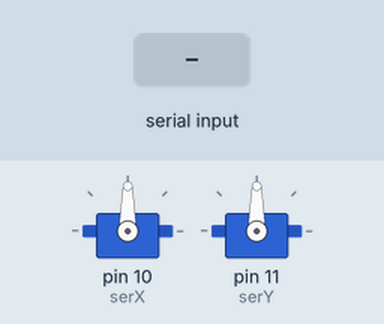
Bench run of a sketch on a simulated Arduino Uno, built with avr-gcc and run on an emulated ATmega328P. Parts: 2 × servo. The test bench sets the inputs (shaded band).

Above: at 1.2 s.
1.3 s: "90,45\n" received over Serial
At 2.3 s:
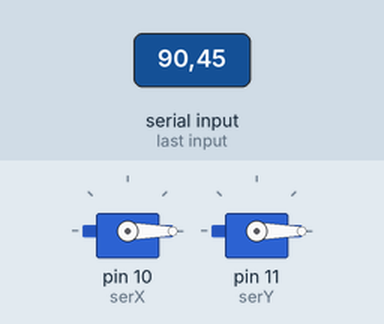
2.8 s: "30,150\n" received over Serial
At 3.4 s:
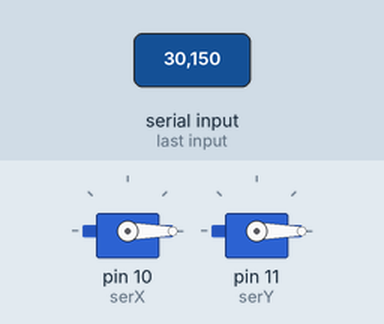
4.3 s: "200\n" received over Serial
At 5.7 s:
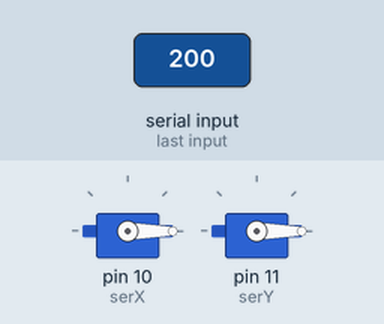
Timing chart, 0 to 7.3 s (numbered marks = the images above; inputs shaded):
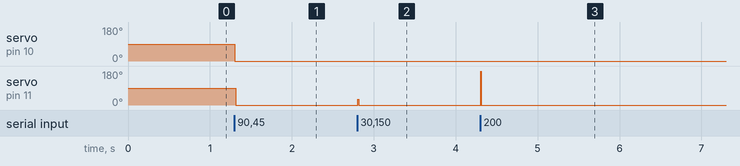

The sketch:

PythonARDTest.ino
```cpp
#include <Servo.h>

Servo serX;
Servo serY;

String inByte;
int pos;

int num;
int num1;
int num2;

void setup() {
  // put your setup code here, to run once:
  serX.attach(10);
  serY.attach(11);
  Serial.begin(9600);
  Serial.setTimeout(10);
}

void loop() {
  // put your main code here, to run repeatedly:
  if (Serial.available()) {
    //inByte = Serial.readString();
    //pos = inByte.toInt();

    num = Serial.parseInt();
    num1 = num / 1000;
    num2 = num % 1000;
    serX.write(num1);     // move servo
    serY.write(num2);     // move servo

  }
}
/*
int parseDataX(String data) {
  //data = data.substring(data.indexOf("X") + 1, data.indexOf("Y"));
  data = data[0];

  return data.toInt();
}

int parseDataY(String data) {
  //data = data.substring(data.indexOf("Y") + 1);
  data = data[1];

  return data.toInt();
}*/
```

Measured:
- after the input at 1.3 s, servo on pin 10 (serX), servo on pin 11 (serY): 90° → 0° at once
- after the input at 2.8 s, servo on pin 11 (serY): 0° → 30° at once, → 0° 0.01 s later
- after the input at 4.3 s, servo on pin 11 (serY): 0° → 180° at once, → 0° 0.01 s later
